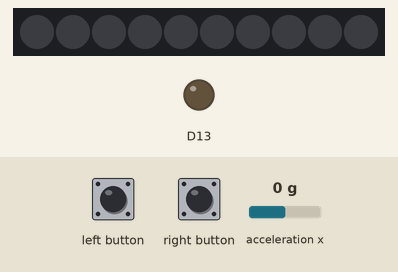
This sketch was run on a simulated Adafruit Circuit Playground Express. Shown: 10 RGB LEDs in strip order, left to right, output pins drawn as LEDs (lit = HIGH). The test bench sets the inputs (shaded band); at power-on: acceleration x 0 g. Dim RGB values are drawn brighter than linear; random numbers use the default seed unless the sketch sets one.

Above: at 1.2 s.
1.3 s: left button pressed for 0.15 s
At 4.1 s:
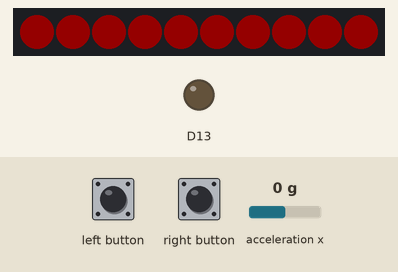
4.4 s: acceleration x set to -1.4 g
At 7.27 s:
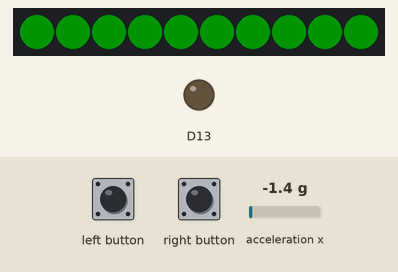
7.4 s: right button pressed for 1 s
9.0 s: right button pressed for 1 s
At 10.5 s:
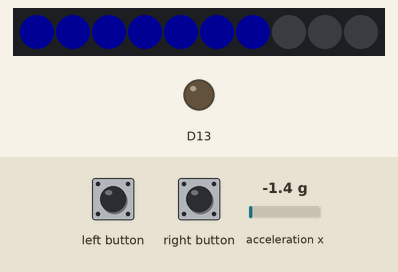
10.6 s: right button pressed for 3.2 s
At 13.0 s:
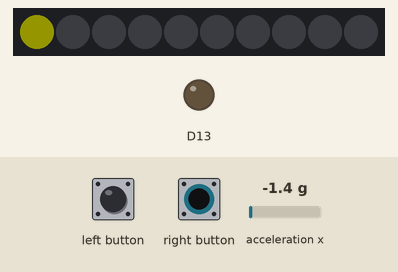
16.1 s: left button pressed for 1 s
Timing chart, 0 to 19.1 s (numbered marks = the images above; inputs shaded):
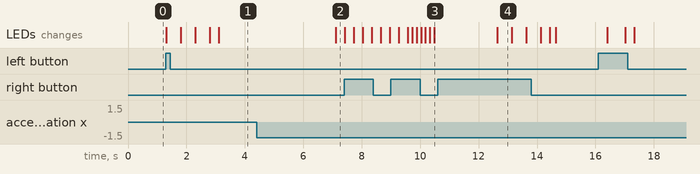

The sketch:

ENGR103Final.ino
```cpp
#include <Adafruit_CircuitPlayground.h>

// Game settings
#define TOTAL_TURNS 11 //Number of rounds per game (0–10, i.e. 11 turns)
const int LEVELS = 3; //for each of the levels
const int TURNS_PER_LEVEL[LEVELS] = {4, 3, 3};  // 4 turns @ 2.0s, 3 @ 1.5s, 3 @ 1.0s
const float LEVEL_TIMES[LEVELS] = {2.0, 1.5, 1.0};
const float SHAKE_THRESHOLD = 12.0;  // Adjust for sensitivity

// Game variables
int score = 0;//Track progress
int turn = 0;
int currentLevel = 0;
bool gameActive = false; //Whether the game is running
unsigned long colorStartTime; //Timestamp when the LED color was shown, used for long periods of time
int currentColor;  // 0=green, 1=red, 2=yellow

void setup() {
  CircuitPlayground.begin();
  CircuitPlayground.clearPixels();
  Serial.begin(9600);
}

void loop() {
  // Start game when any button is pressed
  if (!gameActive) {
    if (CircuitPlayground.leftButton() || CircuitPlayground.rightButton()) {
      startGame();
      delay(200); // avoids double triggers
    }
    return;
  }

  // if the turns are done end the game
  if (turn >= TOTAL_TURNS) {
    endGame();
    return;
  }

  // Check if still in current turn's display time
  if (millis() - colorStartTime < LEVEL_TIMES[currentLevel] * 1000) { //how much time has passed subtracted by how much time is given
    checkPlayerInput();
  } else {
    // Time's up - move to next turn
    nextTurn();
  }
}
//starting up the game
void startGame() {
  gameActive = true;
  score = 0;
  turn = 0;
  currentLevel = 0;

  // countdown animation
  for (int i = 0; i < 3; i++) {
    CircuitPlayground.clearPixels();
    CircuitPlayground.setPixelColor(i, 255, 255, 0); // Yellow
    delay(500);
  }
  CircuitPlayground.clearPixels(); //clear the board
  delay(300);

  nextTurn(); // start the first turn
}
//goes to the next turn until it reaches 10 turns
void nextTurn() {
  if (turn >= TOTAL_TURNS) {
    return;
  }

  // Check for level transition
  int newLevel = 0;
  int turnsSoFar = 0;
  for (int i = 0; i < LEVELS; i++) {
    turnsSoFar += TURNS_PER_LEVEL[i]; //count the turns each level takes and if is within the black we stay
    if (turn < turnsSoFar) {
      newLevel = i; //
      break;
    }
  }

  if (newLevel != currentLevel) { //if we cross into a new level we update
    currentLevel = newLevel;
  }

  // Choose random color
  currentColor = random(3); // choose a random color
  showColor(currentColor);
  colorStartTime = millis(); //remember when we showed the color


  turn++; // add to the turn counter
}

void showColor(int color) {
  CircuitPlayground.clearPixels();
  uint32_t c;

  switch(color) {
    case 0: c = CircuitPlayground.strip.Color(0, 255, 0); break;   // Green
    case 1: c = CircuitPlayground.strip.Color(255, 0, 0); break;   // Red
    case 2: c = CircuitPlayground.strip.Color(255, 255, 0); break; // Yellow
  }

  for (int i = 0; i < 10; i++) { // light all 10 LED's in that color
    CircuitPlayground.setPixelColor(i, c);
  }
}

void checkPlayerInput() {
  bool correct = false;
  // check if the input was proper
  switch(currentColor) {
    case 0: // Green - left button
      if (CircuitPlayground.leftButton()) correct = true;
      break;
    case 1: // Red - right button
      if (CircuitPlayground.rightButton()) correct = true;
      break;
    case 2: // Yellow - shake
      if (abs(CircuitPlayground.motionX()) > SHAKE_THRESHOLD ||
          abs(CircuitPlayground.motionY()) > SHAKE_THRESHOLD ||
          abs(CircuitPlayground.motionZ()) > SHAKE_THRESHOLD) {
        correct = true;
      }
      break;
  }

  if (correct) {
    score++;
    flashFeedback(true); //flash green for correct
    nextTurn();
  }
  else if ((currentColor != 2) && // Only check buttons for green/red
           ((currentColor == 0 && CircuitPlayground.rightButton()) ||
            (currentColor == 1 && CircuitPlayground.leftButton()))) {
    flashFeedback(false); //flash red for incorrect
    nextTurn();
  }
}

void flashFeedback(bool correct) {
  uint32_t color = correct ? CircuitPlayground.strip.Color(0, 255, 0) : // Green for correct
                            CircuitPlayground.strip.Color(255, 0, 0);   // Red for incorrect
  for (int i = 0; i < 10; i++) { // goes over all the pixels
    CircuitPlayground.setPixelColor(i, color); // pixel, color
  }
  delay(300);
  CircuitPlayground.clearPixels();
}

void endGame() { // turn off the game
  gameActive = false;

  // Display score with blue LEDs
  CircuitPlayground.clearPixels();

  // Show animation for score display
  for (int i = 0; i < min(score, 10); i++) {
    CircuitPlayground.setPixelColor(i, 0, 0, 255); //setting the pizels to blue
    delay(150);
  }

  delay(2000);
  CircuitPlayground.clearPixels();
}
```

Measured:
- after the input at 1.3 s, the LEDs: first change at once (image 1 shows a later state)
- what the display in image 4 shows lasts 0.5 s, from 12.6 s to 13.1 s
